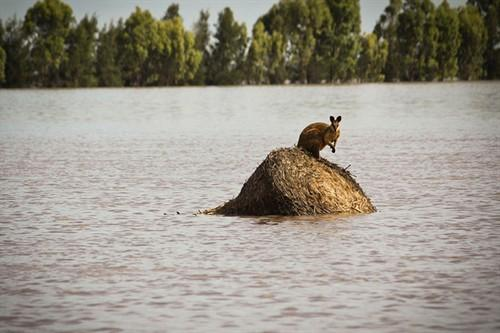
#> input picture content_aware_resizing/resource/animal.jpg, 500 x 333 px
$ python seam_carving.py -f resource/animal.jpg   (older library calls are emulated)
#> lines starting #> are read from the running program, lines starting #| are printed output that depends on the picture
from PIL import Image
import numpy as np
import argparse
from tqdm import tqdm

def read_img(filename, mode='RGB'):
    return np.array(Image.open(filename).convert(mode)).astype(np.int)

def save_img(img, filename):
    Image.fromarray(img.astype(np.uint8)).save(filename)

def get_energy(img):
    M, N, _ = img.shape
    energy = np.zeros((M,N))
    for i in range(M):
        for j in range(N):
            left = img[i-1,j] if i != 0 else 0
            right = img[i+1,j] if i != M-1 else 0
            up = img[i,j-1] if j != 0 else 0
            down = img[i,j+1] if j != N-1 else 0
            energy[i,j] = (np.abs(left-right) + np.abs(up-down)).sum()
    return energy

def optimal_seam(img, vertical=True):
    e = get_energy(img)
    M, N = e.shape
    if not vertical:
        e = e.transpose()

    # find (i, xi)
    dp = np.zeros_like(e)
    for j in range(N):
        dp[0, j] = e[0, j]
    for i in range(1,M):
        for j in range(N):
            if j == 0: dp[i,j] = min(dp[i-1,j], dp[i-1,j+1]) + e[i,j]
            elif j == N-1: dp[i,j] = min(dp[i-1,j], dp[i-1,j-1]) + e[i,j]
            else: dp[i,j] = min(dp[i-1,j-1], dp[i-1,j], dp[i-1,j+1]) + e[i, j]
    max_idx = np.argmax(dp[M-1])
    seam = [max_idx]

    cur_idx = max_idx
    for i in range(M-2, -1, -1):
        if cur_idx == 0: choices = [cur_idx, cur_idx+1]
        elif cur_idx == N-1: choices = [cur_idx-1, cur_idx]
        else: choices = [cur_idx-1, cur_idx, cur_idx+1]
        min_cost = min(*[dp[i, choice] for choice in choices])
        for choice in choices:
            if dp[i, choice] == min_cost:
                cur_idx = choice
                seam.append(choice)
                break
    seam.reverse()
    return seam

def visualize_seam(img, seam):
    img = img.copy()
    for i, s in enumerate(seam):
        img[i, s] = [255, 0, 0]
    save_img(img, 'seam.png')

def remove_seam(img, seam, vertical=True):
    M, N = img.shape[0], img.shape[1]
    new_img = np.zeros((M, N-1, 3))
    for i in range(M):
        new_img[i, :seam[i]] = img[i, :seam[i]]
        new_img[i, seam[i]:] = img[i, seam[i]+1:]
    return new_img
if __name__ == '__main__':
    parser=argparse.ArgumentParser(description='Seam Carving')
    parser.add_argument('-f', dest='file', required=True)
    parser.add_argument('-c', dest='carve',type=int, default=10)
    args = parser.parse_args()

    img1 = Image.open(args.file)
#> img1 is the input picture: PIL image 500x333 RGB; mean R, G, B 153.2, 148, 137.1
    img1 = img1.resize((img1.size[0]-args.carve, img1.size[1]))
#> img1: PIL image 490x333 RGB
    img1.save('resize.jpg')

    img = read_img(args.file)
    print(img.shape)
#| (333, 500, 3)

    for i in tqdm(range(args.carve)):
        seam = optimal_seam(img)
        if i == 0: visualize_seam(img, seam)
        img = remove_seam(img, seam)
#> this loop made 10 passes
#> pass 1, in optimal_seam, `e = get_energy(img)`:
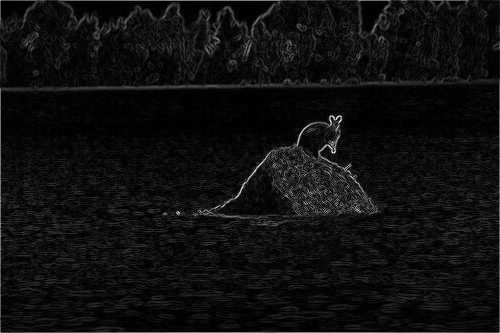
#> e: shape (333, 500) float64; min 0, max 1159, mean 71.7; drawn with min black and max white
#> pass 1, in save_img, `Image.fromarray(img.astype(np.uint8)).save(filename)`:
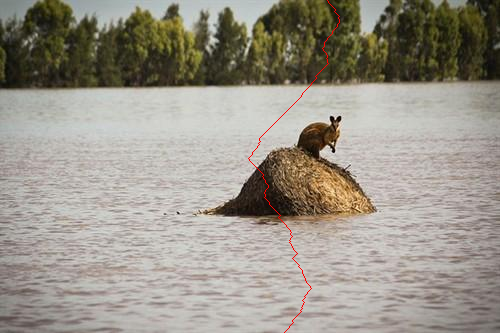
#> saved as seam.png: PIL image 500x333 RGB; mean R, G, B 153.5, 147.7, 136.9
#> after the loop:
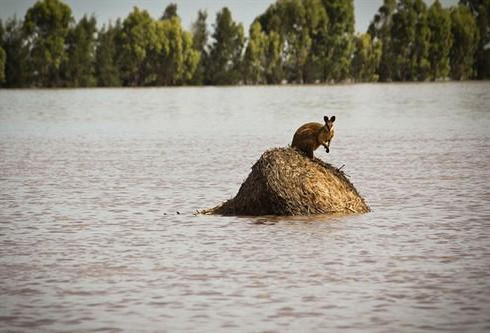
#> img: shape (333, 490, 3) float64; mean R, G, B 153.3, 148, 137.1
    print(img.shape)
#| (333, 490, 3)
    seam = optimal_seam(img)
#> after the loop in get_energy (call 11), `for i in range(M):`:
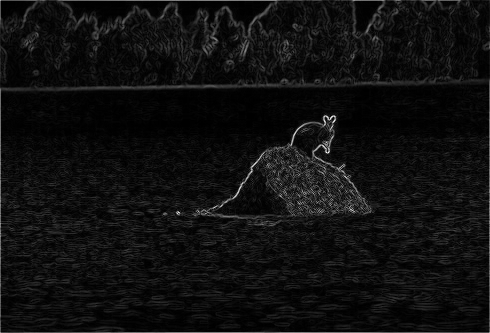
#> energy: shape (333, 490) float64; min 0, max 1159, mean 72.4; drawn with min black and max white
#> after the loop in optimal_seam (call 11), `for j in range(N):`:
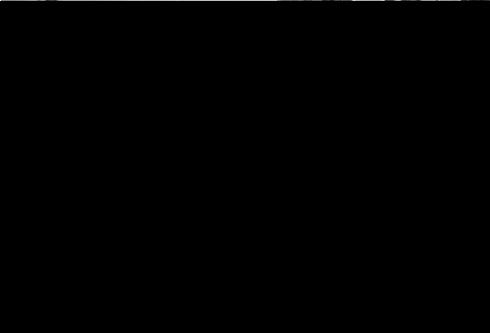
#> dp: shape (333, 490) float64; min 0, max 774, mean 1.3; drawn with min black and max white
#> after the loop in optimal_seam (call 11), `for i in range(1,M):`:
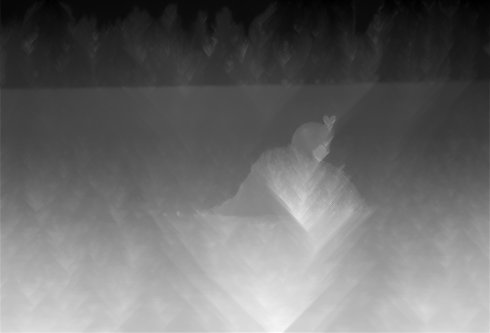
#> dp: shape (333, 490) float64; min 37, max 12668, mean 5371.2; drawn with min black and max white
#> the loop in optimal_seam (call 11), `for i in range(M-2, -1, -1):` made 332 passes
#> (choices, min_cost) on passes 1 to 12: ([279, 280, 281], 12069), ([278, 279, 280], 12000), ([277, 278, 279], 11973), ([276, 277, 278], 11943), ([275, 276, 277], 11911), ([274, 275, 276], 11879), ([273, 274, 275], 11870), ([272, 273, 274], 11867), ([271, 272, 273], 11861), ([270, 271, 272], 11852), ([269, 270, 271], 11793), ([269, 270, 271], 11700)
#> choices on passes 61 to 66: [227, 228, 229], [227, 228, 229], [226, 227, 228], [225, 226, 227], [224, 225, 226], [223, 224, 225]
#> after the loop in optimal_seam (call 11), `for i in range(M-2, -1, -1):`: seam = 333 values, max 280 at index 0, min 100 at index 266, mean 169.5
#> seam = 333 values, max 280 at index 332, min 100 at index 64, mean 169.5
    # visualize_seam(img, seam)
    save_img(img, 'carved.png')
